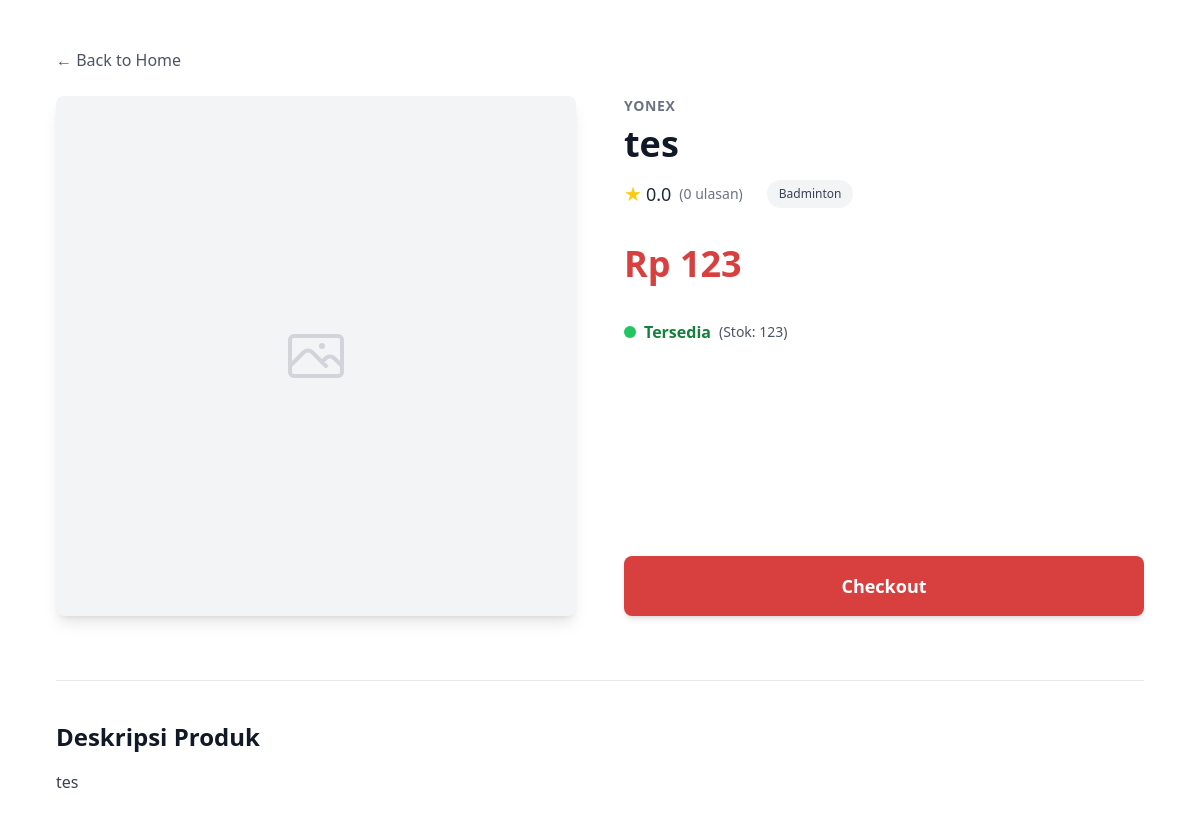
/ven_shop/product/7f95385d-7455-4583-b993-f19f74894855/, run on the app's committed database.
### ven_shop/models.py (models this page shows, shortened)
class Product(models.Model):
    CATEGORY_CHOICES = [
        ("badminton", "Badminton"),
        ("basketball", "Basketball"),
        ("tennis", "Tennis"),
        ("football", "Football"),
        ("swimming", "Swimming"),
        ("running", "Running"),
        ("volleyball", "Volleyball"),
    ]
    id = models.UUIDField(primary_key=True, default=uuid.uuid4, editable=False)
    title = models.CharField(max_length=255)
    content = models.TextField()
    category = models.CharField(
        max_length=20, choices=CATEGORY_CHOICES, default="update"
    )
    thumbnail = models.URLField(blank=True, null=True)
    price = models.IntegerField()
    rating = models.FloatField(default=0.0)
    stock = models.IntegerField()
    reviewer = models.IntegerField(default=0)
    brand = models.CharField(max_length=255)
    user = models.ForeignKey(User, on_delete=models.CASCADE, null=True)

### ven_shop/views.py (the view)
# urls.py: path('product/<uuid:id>/', show_product, name='show_product'),
@csrf_exempt
def show_product(request, id):
    product = get_object_or_404(Product, pk=id)
    context = {
        'product': product
    }
    return render(request, "product_detail.html", context)

### ven_shop/templates/product_detail.html (shortened to what this page needs)
{% extends 'base.html' %}
{% load static %}
{% block content %}
<div class="bg-white min-h-screen">
    <div class="container mx-auto max-w-6xl px-4 sm:px-6 lg:px-8 py-12">
        <div class="mb-6">
      <a href="{% url 'ven_shop:show_main' %}" class="text-gray-600 hover:text-[#D84040] font-medium transition-colors">
        ← Back to Home
      </a>
    </div>
        <div class="grid grid-cols-1 lg:grid-cols-2 gap-8 lg:gap-12">
            <div>
                {% if product.thumbnail %}
                    <img
                        src="{{ product.thumbnail }}"
                        alt="{{ product.title }}"
                        class="w-full h-auto object-cover rounded-lg shadow-xl aspect-square">
                {% else %}
                    <div class="w-full aspect-square bg-gray-100 flex items-center justify-center rounded-lg shadow-lg">
                    </div>
                {% endif %}
            </div>
            <div class="flex flex-col">
                <span class="text-sm font-semibold text-gray-500 uppercase tracking-wider">{{ product.brand }}</span>
                <h1 class="text-3xl md:text-4xl font-bold text-gray-900 mt-2">{{ product.title }}</h1>
                <div class="flex flex-wrap items-center gap-x-6 gap-y-3 my-4">
                    <div class="flex items-center" title="Rating {{ product.rating|floatformat:1 }} dari {{ product.reviewer }} ulasan">
                        <span class="text-yellow-400 text-xl">★</span>
                        <span class="ml-1 text-lg font-medium text-gray-800">{{ product.rating|floatformat:1 }}</span>
                        <span class="ml-2 text-sm text-gray-500">({{ product.reviewer }} ulasan)</span>
                    </div>
                    <span class="inline-block bg-gray-100 text-gray-700 text-xs font-medium px-3 py-1.5 rounded-full">
                        {{ product.get_category_display }}
                    </span>
                </div>
                <div class="my-5">
                    <span class="text-4xl font-extrabold text-[#D84040]">Rp {{ product.price }}</span>
                </div>
                <div class="my-4">
                    {% if product.stock > 0 %}
                        <div class="flex items-center">
                            <span class="h-3 w-3 bg-green-500 rounded-full mr-2 animate-pulse"></span>
                            <span class="text-green-700 font-semibold">Tersedia</span>
                            <span class="text-gray-600 text-sm ml-2">(Stok: {{ product.stock }})</span>
                        </div>
                    {% else %}
                        <div class="flex items-center">
                            <span class="h-3 w-3 bg-red-500 rounded-full mr-2"></span>
                            <span class="text-red-700 font-semibold">Stok Habis</span>
                        </div>
                    {% endif %}
                </div>
                <div class="mt-auto pt-8"><a href="{% url 'ven_shop:checkout_product' product.id %}"><button
                        class="w-full py-4 px-6 bg-[#D84040] text-white font-bold text-lg rounded-lg shadow-md
                               hover:bg-[#8E1616] transition-colors duration-200 ease-in-out
                               focus:outline-none focus:ring-2 focus:ring-[#D84040] focus:ring-opacity-50
                               disabled:bg-gray-400 disabled:cursor-not-allowed"
                        {% if product.stock <= 0 %}disabled{% endif %}>
                        Checkout
                    </button></a>
                </div>
            </div>
        </div>
        <div class="mt-12 lg:mt-16 pt-10 border-t border-gray-200">
            <h2 class="text-2xl font-bold text-gray-900 mb-4">Deskripsi Produk</h2>
            <div class="prose prose-lg max-w-none text-gray-700 leading-relaxed">
                {{ product.content|linebreaks }}
            </div>
        </div>
    </div>
</div>
{% endblock content %}

### data on the page
Product: brand "YONEX", title "tes", rating "0.0", reviewer "0", category "Badminton", price "123", stock "123", content "tes"
